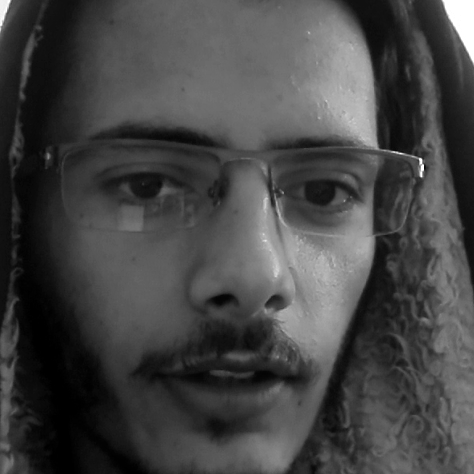
#> input picture KaoBackendApi/images_db/test_subject/ahmed_17.png, 474 x 474 px
$ python simple_face_detection.py KaoBackendApi/images_db/test_subject/ahmed_17.png   (older library calls are emulated)
#> lines starting #> are read from the running program, lines starting #| are printed output that depends on the picture; after the words box and inside, x2 and y2 are one past the last pixel; in counts of white or black regions, pixels touching at a corner belong together
import cv2
import sys

# Get user supplied values
imagePath = sys.argv[1]
cascPath = "haarcascade_frontalface_default.xml"

# Create the haar cascade
faceCascade = cv2.CascadeClassifier(cascPath)

# Read the image
image = cv2.imread(imagePath)
#> image is the input picture: shape (474, 474, 3); min 0, max 255, mean 69
gray = cv2.cvtColor(image, cv2.COLOR_BGR2GRAY)

# Detect faces in the image
faces = faceCascade.detectMultiScale(
    gray,
    scaleFactor=1.1,
    minNeighbors=5,
    minSize=(30, 30),
    flags = cv2.cv.CV_HAAR_SCALE_IMAGE
)
#> faces = [[34, 33, 406, 406]]

print("Found {0} faces!".format(len(faces)))
#| Found 1 faces!

# Draw a rectangle around the faces
for (x, y, w, h) in faces:
    cv2.rectangle(image, (x, y), (x+w, y+h), (0, 255, 0), 2)
#> this loop made 1 pass
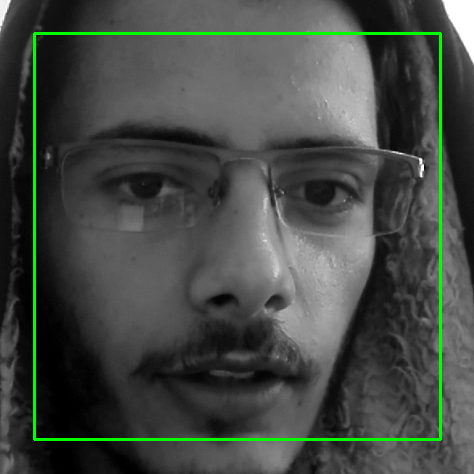
#> image: shape (474, 474, 3); 2.17% of pixels changed, all inside (x1, y1, x2, y2) = (33, 32, 442, 441)

# Save the result
cv2.imwrite('result.png', image)
